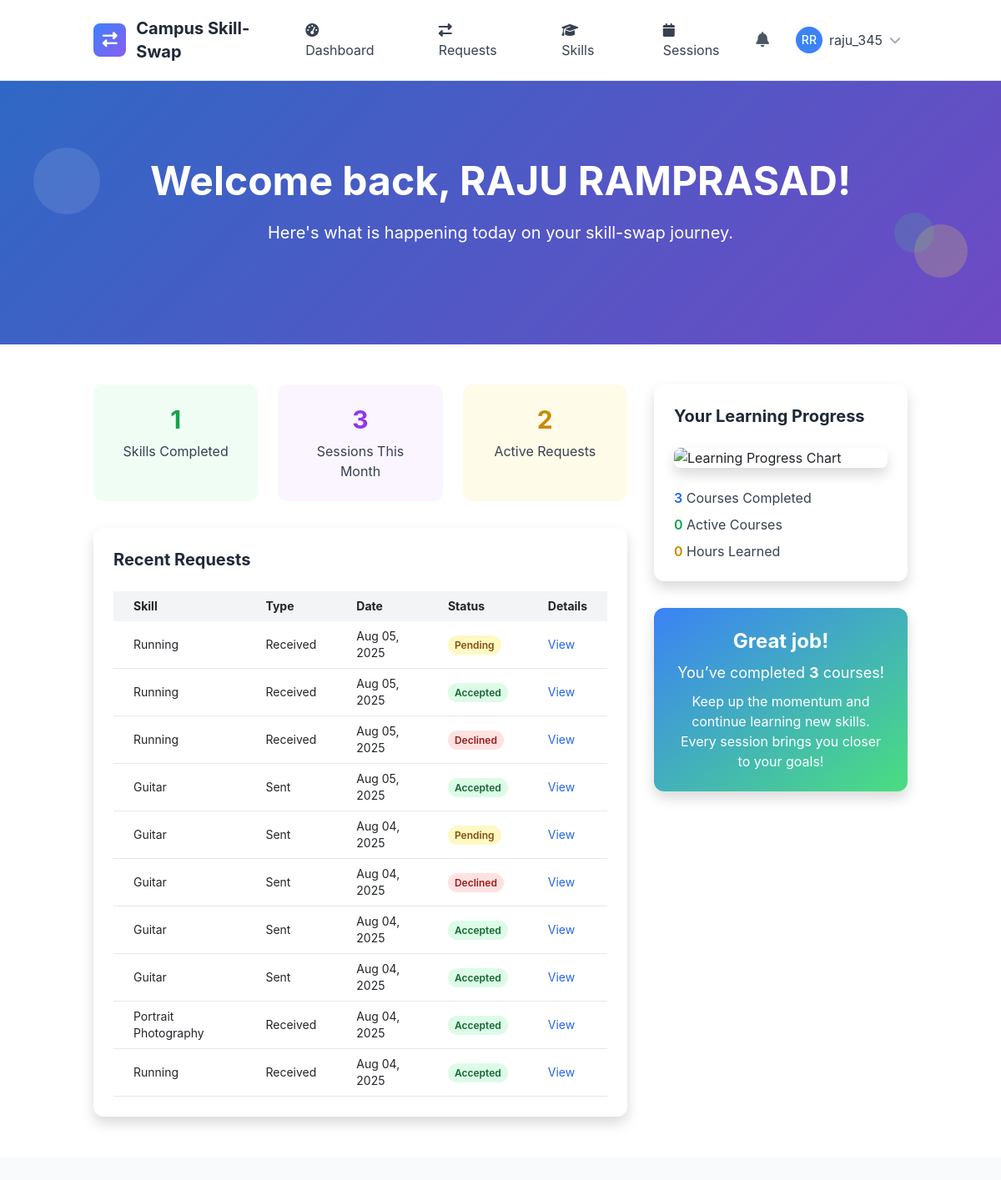
/dashboard/ (signed in), run on the app's committed database.
### skills/models.py (models this page shows, shortened)
class Skill(models.Model):
    name = models.CharField(max_length=100)
    category = models.ForeignKey(SkillCategory, on_delete=models.CASCADE, related_name='skills')
    description = models.TextField(blank=True)
    is_popular = models.BooleanField(default=False)
    created_at = models.DateTimeField(auto_now_add=True)
    updated_at = models.DateTimeField(auto_now=True)
    class Meta:
        ordering = ['category__name', 'name']
        unique_together = ['name', 'category']

### skill_sessions/models.py (models this page shows, shortened)
class SkillSwapRequest(models.Model):
    STATUS_CHOICES = [
        ('pending', 'Pending'),
        ('accepted', 'Accepted'),
        ('declined', 'Declined'),
        ('cancelled', 'Cancelled'),
        ('expired', 'Expired'),
    ]
    requester = models.ForeignKey(User, on_delete=models.CASCADE, related_name='sent_requests')
    recipient = models.ForeignKey(User, on_delete=models.CASCADE, related_name='received_requests')
    offered_skill = models.ForeignKey(OfferedSkill, on_delete=models.CASCADE, related_name='swap_requests')
    desired_skill = models.ForeignKey(DesiredSkill, on_delete=models.CASCADE, related_name='swap_requests', null=True, blank=True)
    status = models.CharField(max_length=20, choices=STATUS_CHOICES, default='pending')
    message = models.TextField(blank=True, help_text="Personal message from the requester")
    proposed_duration = models.PositiveIntegerField(default=60, help_text="Proposed session duration in minutes")
    proposed_format = models.CharField(max_length=20, choices=[
        ('online', 'Online'),
        ('in_person', 'In-Person'),
        ('flexible', 'Flexible'),
    ], default='flexible')
    proposed_location = models.CharField(max_length=200, blank=True, help_text="For in-person sessions")
    created_at = models.DateTimeField(auto_now_add=True)
    updated_at = models.DateTimeField(auto_now=True)
    expires_at = models.DateTimeField()
    responded_at = models.DateTimeField(null=True, blank=True)
    response_message = models.TextField(blank=True)
    class Meta:
        ordering = ['-created_at']
        db_table = 'swaprequest'

### core/views.py (the view)
        @login_required
        def dashboard_view(request):
            from skills.models import DesiredSkill, OfferedSkill
            from skill_sessions.models import SkillSwapSession
            from django.db.models import Q, Count
            from datetime import datetime, timedelta
            user = request.user
            skills_completed = SkillSwapSession.objects.filter(
                learner=user,
                status='completed'
            ).values('skill').distinct().count()
            first_day_of_month = datetime.now().replace(day=1)
            sessions_this_month = SkillSwapSession.objects.filter(
                Q(teacher=user) | Q(learner=user),
                created_at__gte=first_day_of_month,
                status='completed'
            ).count()
            from skill_sessions.models import SkillSwapRequest
            active_requests = SkillSwapRequest.objects.filter(
                Q(requester=user) | Q(recipient=user),
                status='pending'
            ).count()
            recent_requests_received = SkillSwapRequest.objects.filter(
                recipient=user
            ).select_related('requester', 'offered_skill__skill')[:5]
            recent_requests_sent = SkillSwapRequest.objects.filter(
                requester=user
            ).select_related('recipient', 'offered_skill__skill')[:5]
            recent_requests = []
            for req in recent_requests_received:
                recent_requests.append({
                    'skill_name': req.offered_skill.skill.name,
                    'request_type': 'Received',
                    'date': req.created_at,
                    'status': req.get_status_display(),
                    'detail_url': f'/skill-sessions/requests/{req.id}/'
                })
            for req in recent_requests_sent:
                recent_requests.append({
                    'skill_name': req.offered_skill.skill.name,
                    'request_type': 'Sent',
                    'date': req.created_at,
                    'status': req.get_status_display(),
                    'detail_url': f'/skill-sessions/requests/{req.id}/'
                })
            recent_requests.sort(key=lambda x: x['date'], reverse=True)
            recent_requests = recent_requests[:10]
            completed_courses = SkillSwapSession.objects.filter(
                learner=user,
                status='completed'
            ).count()
            stats = {
                'skills_completed': skills_completed,
                'sessions_this_month': sessions_this_month,
                'active_requests': active_requests,
            }
            progress = {
                'completed_courses': completed_courses,
            }
            context = {
                'stats': stats,
                'recent_requests': recent_requests,
                'progress': progress,
            }
            return render(request, "core/dashboard.html", context)

### templates/core/dashboard.html (shortened to what this page needs)
{% extends 'base.html' %}
{% load static %}
{% block content %}
<section class="gradient-bg relative overflow-hidden">
    <div class="absolute inset-0 bg-black opacity-20"></div>
    <div class="relative container mx-auto px-4 py-16 lg:py-24">
        <div class="text-white text-center">
            <h1 class="text-4xl lg:text-5xl font-bold mb-4">Welcome back, {{ user.get_full_name|default:user.username }}!</h1>
            <p class="text-lg lg:text-xl mb-6">Here's what is happening today on your skill-swap journey.</p>
        </div>
    </div>
    <div class="absolute top-20 left-10 w-20 h-20 bg-white opacity-10 rounded-full animate-bounce"></div>
    <div class="absolute bottom-20 right-10 w-16 h-16 bg-yellow-300 opacity-20 rounded-full animate-pulse"></div>
    <div class="absolute top-1/2 right-20 w-12 h-12 bg-green-400 opacity-15 rounded-full animate-bounce delay-75"></div>
</section>
<section class="py-12 bg-white">
    <div class="container mx-auto px-4">
        <div class="grid grid-cols-1 lg:grid-cols-3 gap-8">
            <div class="lg:col-span-2 space-y-8">
                <div class="grid grid-cols-1 md:grid-cols-3 gap-6">
                    <div class="bg-green-50 p-6 rounded-xl text-center">
                        <div class="text-3xl font-bold text-green-600 mb-2" id="skills-completed-count">{{ stats.skills_completed|default:"0" }}</div>
                        <div class="text-gray-700">Skills Completed</div>
                    </div>
                    <div class="bg-purple-50 p-6 rounded-xl text-center">
                        <div class="text-3xl font-bold text-purple-600 mb-2" id="sessions-month-count">{{ stats.sessions_this_month|default:"0" }}</div>
                        <div class="text-gray-700">Sessions This Month</div>
                    </div>
                    <div class="bg-yellow-50 p-6 rounded-xl text-center">
                        <div class="text-3xl font-bold text-yellow-600 mb-2" id="active-requests-count">{{ stats.active_requests|default:"0" }}</div>
                        <div class="text-gray-700">Active Requests</div>
                    </div>
                </div>
                <div class="bg-white rounded-xl shadow p-6">
                    <h2 class="text-xl font-bold text-gray-800 mb-4">Recent Requests</h2>
                    {% if recent_requests %}
                        <div class="overflow-x-auto">
                            <table class="min-w-full text-sm">
                                <thead>
                                    <tr class="bg-gray-100">
                                        <th class="py-2 px-4 text-left">Skill</th>
                                        <th class="py-2 px-4 text-left">Type</th>
                                        <th class="py-2 px-4 text-left">Date</th>
                                        <th class="py-2 px-4 text-left">Status</th>
                                        <th class="py-2 px-4 text-left">Details</th>
                                    </tr>
                                </thead>
                                <tbody>
                                    {% for req in recent_requests %}
                                    <tr class="border-b">
                                        <td class="py-2 px-4">{{ req.skill_name }}</td>
                                        <td class="py-2 px-4">{{ req.request_type }}</td>
                                        <td class="py-2 px-4">{{ req.date|date:"M d, Y" }}</td>
                                        <td class="py-2 px-4">
                                            <span class="px-2 py-1 rounded-full text-xs font-semibold
                                                {% if req.status == 'Pending' %}bg-yellow-100 text-yellow-800
                                                {% elif req.status == 'Accepted' %}bg-green-100 text-green-800
                                                {% elif req.status == 'Declined' %}bg-red-100 text-red-800
                                                {% else %}bg-gray-100 text-gray-800{% endif %}">
                                                {{ req.status }}
                                            </span>
                                        </td>
                                        <td class="py-2 px-4">
                                            <a href="{{ req.detail_url }}" class="text-blue-600 hover:underline">View</a>
                                        </td>
                                    </tr>
                                    {% endfor %}
                                </tbody>
                            </table>
                        </div>
                    {% else %}
                        <p class="text-gray-500">No recent requests.</p>
                    {% endif %}
                </div>
            </div>
            <div class="space-y-8">
                <div class="bg-white rounded-xl shadow p-6">
                    <h2 class="text-xl font-bold text-gray-800 mb-4">Your Learning Progress</h2>
                    <div class="mb-4">
                        <img src="{% static 'img/progress_chart.png' %}" alt="Learning Progress Chart" class="w-full rounded-lg shadow">
                    </div>
                    <ul class="space-y-2">
                        <li>
                            <span class="font-semibold text-blue-600">{{ progress.completed_courses|default:'0' }}</span>
                            <span class="text-gray-700">Courses Completed</span>
                        </li>
                        <li>
                            <span class="font-semibold text-green-600">{{ progress.active_courses|default:'0' }}</span>
                            <span class="text-gray-700">Active Courses</span>
                        </li>
                        <li>
                            <span class="font-semibold text-yellow-600">{{ progress.total_hours|default:'0' }}</span>
                            <span class="text-gray-700">Hours Learned</span>
                        </li>
                    </ul>
                </div>
                <div class="bg-gradient-to-br from-blue-500 to-green-400 text-white rounded-xl shadow p-6 text-center">
                    <h3 class="text-2xl font-bold mb-2">Great job!</h3>
                    <p class="text-lg mb-2">
                        You’ve completed <span class="font-bold">{{ progress.completed_courses|default:'0' }}</span> courses!
                    </p>
                    <p class="text-md">Keep up the momentum and continue learning new skills. Every session brings you closer to your goals!</p>
                </div>
            </div>
        </div>
    </div>
</section>
{% endblock %}

### templates/base.html (shortened to what this page needs)
{% load static %}
<!DOCTYPE html>
<html lang="en" class="h-full">
<head>
    <script src="https://cdn.tailwindcss.com"></script>
    <link href="https://cdn.jsdelivr.net/npm/bootstrap@5.3.2/dist/css/bootstrap.min.css" rel="stylesheet">
    <link rel="stylesheet" href="https://cdnjs.cloudflare.com/ajax/libs/font-awesome/6.5.1/css/all.min.css">
</head>
<body class="bg-gray-50 h-full">
    <nav class="bg-white shadow-lg border-b">
        <div class="container mx-auto px-4">
            <div class="flex justify-between items-center py-3">
                <div class="flex items-center space-x-3">
                    <div class="w-10 h-10 gradient-bg rounded-lg flex items-center justify-center">
                        <i class="fas fa-exchange-alt text-white text-lg"></i>
                    </div>
                    <a href="{% url 'core:home' %}" class="text-xl font-bold text-gray-800 hover:text-blue-600 transition-colors">
                        Campus Skill-Swap
                    </a>
                </div>
                <div class="hidden md:flex items-center space-x-6">
                    {% if user.is_authenticated %}
                        <a href="{% url 'core:dashboard' %}" class="nav-link px-3 py-2 text-gray-700 hover:text-blue-600 transition-colors">
                            <i class="fas fa-tachometer-alt mr-2"></i>Dashboard
                        </a>
                        <a href="{% url 'skill_sessions:request_list' %}" class="nav-link px-3 py-2 text-gray-700 hover:text-blue-600 transition-colors">
                            <i class="fas fa-exchange-alt mr-2"></i>Requests
                        </a>
                        <a href="{% url 'skills:skill_list' %}" class="nav-link px-3 py-2 text-gray-700 hover:text-blue-600 transition-colors">
                            <i class="fas fa-graduation-cap mr-2"></i>Skills
                        </a>
                        <a href="{% url 'skill_sessions:session_management' %}" class="nav-link px-3 py-2 text-gray-700 hover:text-blue-600 transition-colors">
                            <i class="fas fa-calendar mr-2"></i>Sessions
                        </a>
                    {% endif %}
                </div>
                <div class="flex items-center space-x-4">
                    {% if user.is_authenticated %}
                        <div class="relative">
                            <button id="notificationBtn" class="relative p-2 text-gray-600 hover:text-blue-600 transition-colors">
                                <i class="fas fa-bell text-lg"></i>
                            </button>
                        </div>
                        <div class="relative">
                            <button id="userMenuBtn" class="flex items-center space-x-2 p-2 rounded-lg hover:bg-gray-100 transition-colors">
                                {% if user.profile.profile_picture %}
                                    <img src="{{ user.profile.profile_picture.url }}" alt="Profile" class="w-8 h-8 rounded-full">
                                {% else %}
                                    <div class="w-8 h-8 bg-blue-500 rounded-full flex items-center justify-center">
                                        <span class="text-white text-sm font-medium">{{ user.first_name|first|upper }}{{ user.last_name|first|upper }}</span>
                                    </div>
                                {% endif %}
                                <span class="hidden md:block text-gray-700">{{ user.username}}</span>
                                <i class="fas fa-chevron-down text-gray-400 text-sm"></i>
                            </button>
                        </div>
                    {% endif %}
                </div>
            </div>
        </div>
    </nav>
    <main class="min-h-screen">
        {% block content %}{% endblock %}
    </main>
</body>
</html>

### templates/base.html (style rules this page uses)
:root { --primary-color: #3B82F6; --secondary-color: #10B981; --accent-color: #8B5CF6; --warning-color: #F59E0B; --danger-color: #EF4444; }
body { font-family: 'Inter', -apple-system, BlinkMacSystemFont, sans-serif; }
.gradient-bg { background: linear-gradient(135deg, var(--primary-color) 0%, var(--accent-color) 100%); }

### data on the page
Skill: skill_name "Running" "Running" "Running" "Running"
SkillSwapRequest: date "Aug 05, 2025"
SkillSwapRequest: date "Aug 05, 2025"
SkillSwapRequest: date "Aug 05, 2025"
Skill: skill_name "Guitar" "Guitar" "Guitar" "Guitar" "Guitar"
SkillSwapRequest: date "Aug 05, 2025"
SkillSwapRequest: date "Aug 04, 2025"
SkillSwapRequest: date "Aug 04, 2025"
SkillSwapRequest: date "Aug 04, 2025"
SkillSwapRequest: date "Aug 04, 2025"
Skill: skill_name "Portrait Photography"
SkillSwapRequest: date "Aug 04, 2025"
SkillSwapRequest: date "Aug 04, 2025"

### other printed values
{{ user.first_name|first|upper }} "R"
{{ user.last_name|first|upper }} "R"
{{ user.username }} "raju_345"
{{ user.get_full_name|default:user.username }} "RAJU RAMPRASAD"
{{ stats.skills_completed|default:"0" }} "1"
{{ stats.sessions_this_month|default:"0" }} "3"
{{ stats.active_requests|default:"0" }} "2"
{{ req.request_type }} "Received" "Received" "Received" "Sent" "Sent" "Sent" "Sent" "Sent" "Received" "Received"
{{ req.status }} "Pending" "Accepted" "Declined" "Accepted" "Pending" "Declined" "Accepted" "Accepted" "Accepted" "Accepted"
{{ progress.completed_courses|default:'0' }} "3"
{{ progress.active_courses|default:'0' }} "0"
{{ progress.total_hours|default:'0' }} "0"
